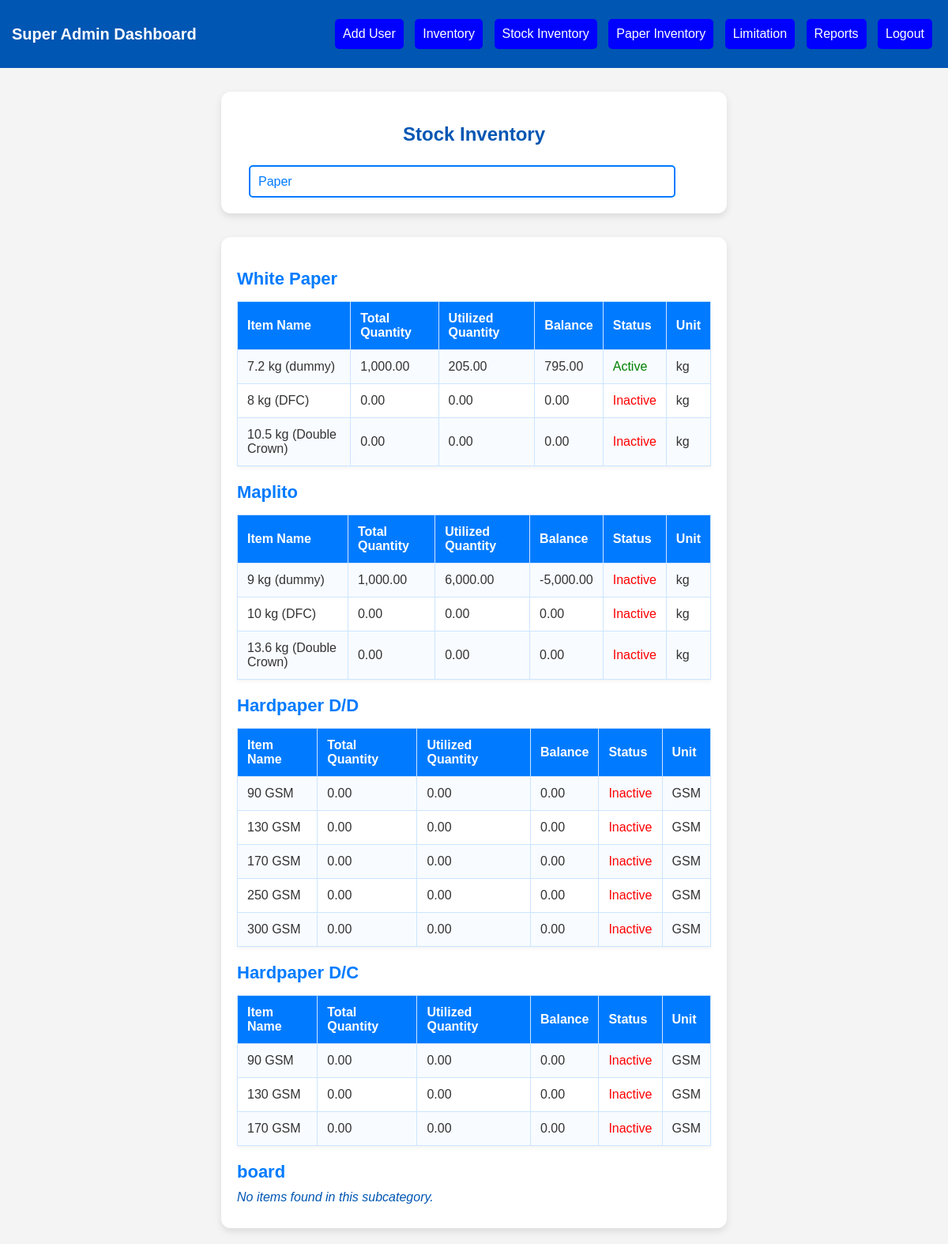
Page /dashboards/stock_inventory.php?category_id=1 on the committed database.
### tables this page shows
CREATE TABLE `inventory_subcategories` (
  `id` int NOT NULL,
  `subcategory_name` varchar(255) NOT NULL,
  `category_id` int DEFAULT NULL
);

CREATE TABLE `inventory_items_copy` (
  `id` int NOT NULL,
  `item_name` varchar(255) NOT NULL,
  `subcategory_id` int DEFAULT NULL,
  `quantity` decimal(10,2) DEFAULT '0.00',
  `unit` varchar(50) DEFAULT NULL,
  `utilised_quantity` decimal(10,2) DEFAULT '0.00',
  `balance` decimal(10,2) GENERATED ALWAYS AS ((`quantity` - `utilised_quantity`)) STORED,
  `active_status` tinyint(1) DEFAULT '1'
);

### dashboards/stock_inventory.php (the view, shortened to what this page needs)
<?php
include '../database/db_connect.php';
$category_query = "SELECT * FROM inventory_categories";
$category_result = $conn->query($category_query);
$category_data = '';
if (isset($_GET['category_id'])) {
    $category_id = $_GET['category_id'];
    $subcategory_query = "SELECT * FROM inventory_subcategories WHERE category_id = ?";
    $stmt = $conn->prepare($subcategory_query);
    $stmt->bind_param("i", $category_id);
    $stmt->execute();
    $subcategory_result = $stmt->get_result();
    if ($subcategory_result->num_rows > 0) {
        while ($subcategory = $subcategory_result->fetch_assoc()) {
            $category_data .= "<h4 class='subcategory-title'>" . htmlspecialchars($subcategory['subcategory_name']) . "</h4>";
            $is_paper = ($category_id == 1);
            $is_plate = ($category_id == 2);
            $items_query = "
                SELECT
                    ii.id,
                    ii.item_name,
                    COALESCE(SUM(i.quantity), 0) AS total_quantity,
                    " . ($is_paper ? "
                        COALESCE((
                            SELECT SUM(js.quantity)
                            FROM job_sheets js
                            WHERE js.type = ii.id
                        ), 0)" : ($is_plate ? "
                        COALESCE((
                            SELECT SUM(js.ctp_quantity)
                            FROM job_sheets js
                            WHERE js.ctp_plate = ii.id
                        ), 0)" : "0")) . " AS utilised_quantity,
                    ii.active_status,
                    ii.unit
                FROM inventory_items_copy ii
                LEFT JOIN inventory i ON i.item_id = ii.id
                WHERE ii.subcategory_id = ?
                GROUP BY ii.id, ii.item_name, ii.active_status, ii.unit";
            $item_stmt = $conn->prepare($items_query);
            $item_stmt->bind_param("i", $subcategory['id']);
            $item_stmt->execute();
            $items_result = $item_stmt->get_result();
            if ($items_result->num_rows > 0) {
                $category_data .= "<table class='inventory-table'>";
                $category_data .= "<tr>
                                    <th>Item Name</th>
                                    <th>Total Quantity</th>
                                    <th>Utilized Quantity</th>
                                    <th>Balance</th>
                                    <th>Status</th>
                                    <th>Unit</th>
                                  </tr>";
                while ($item = $items_result->fetch_assoc()) {
                    $balance = $item['total_quantity'] - $item['utilised_quantity'];
                    $status_text = ($balance <= 0) ? 'Inactive' : 'Active';
                    $status_color = ($balance <= 0) ? 'red' : 'green';
                    $category_data .= "<tr>";
                    $category_data .= "<td>" . htmlspecialchars($item['item_name'] ?? '') . "</td>";
                    $category_data .= "<td>" . number_format($item['total_quantity'], 2) . "</td>";
                    $category_data .= "<td>" . number_format($item['utilised_quantity'], 2) . "</td>";
                    $category_data .= "<td>" . number_format($balance, 2) . "</td>";
                    $category_data .= "<td style='color: $status_color'>$status_text</td>";
                    $category_data .= "<td>" . htmlspecialchars($item['unit'] ?? '') . "</td>";
                    $category_data .= "</tr>";
                }
                $category_data .= "</table>";
            } else {
                $category_data .= "<p class='no-items'>No items found in this subcategory.</p>";
            }
        }
    } else {
        $category_data .= "<p class='no-items'>No subcategories found for this category.</p>";
    }
}
?>
<!DOCTYPE html>
<html lang="en">
<head>
    <link rel="stylesheet" href="../css/style.css">
</head>
<body>
    <div class="navbar">
        <h2 class="brand">Super Admin Dashboard</h2>
        <div class="nav-buttons">
            <button onclick="location.href='../dashboards/add_user.php'">Add User</button>
            <button onclick="location.href='../dashboards/super_inventory.php'">Inventory</button>
            <button onclick="location.href='../dashboards/stock_inventory.php'">Stock Inventory</button>
            <button onclick="location.href='../dashboards/paper_inventory.php'">Paper Inventory</button>
            <button onclick="location.href='../dashboards/set_balance_limits.php'">Limitation</button>
            <button onclick="location.href='../dashboards/reports.php'">Reports</button>
            <button onclick="location.href='../auth/logout.php'">Logout</button>
        </div>
    </div>
    <div class="container">
        <h2>Stock Inventory</h2>
        <select class="category-dropdown" onchange="if (this.value) location.href='?category_id=' + this.value;">
            <?php
            $category_result->data_seek(0);
            while ($category = $category_result->fetch_assoc()): ?>
                <option value="<?php echo $category['id']; ?>" <?php echo (isset($_GET['category_id']) && $_GET['category_id'] == $category['id']) ? 'selected' : ''; ?>>
                    <?php echo htmlspecialchars($category['category_name']); ?>
                </option>
            <?php endwhile; ?>
        </select>
    </div>
    <div class="container">
        <?php echo $category_data; ?>
    </div>
</body>
</html>

### css/style.css (style rules this page uses)
body { font-family: Arial, sans-serif; margin: 0; padding: 0; background-color: #f4f4f4; text-align: center; }
.navbar { background-color: #0056b3; padding: 15px; display: flex; justify-content: space-between; align-items: center; color: white; }
.navbar .brand { font-size: 20px; font-weight: bold; }
.nav-buttons button { background-color: blue; color: white; padding: 10px; margin: 5px; border: none; cursor: pointer; font-size: 16px; border-radius: 5px; }
.container { background: white; width: 50%; margin: 30px auto; padding: 20px; border-radius: 12px; box-shadow: 0 4px 10px rgba(0, 0, 0, 0.1); text-align: left; }
.container h2 { text-align: center; color: #0056b3; margin-bottom: 20px; }
select { width: 100%; max-width: 94%; margin-left: 15px; padding: 12px; font-size: 16px; border: 1px solid #ccc; border-radius: 6px; background-color: white; appearance: none; }
select, input { margin-top: 5px; }
.container { margin-bottom: 20px; }

### dashboards/stock_inventory.php (style rules this page uses)
.category-dropdown { width: 90%; padding: 10px; font-size: 16px; border: 2px solid #007bff; border-radius: 5px; background-color: #ffffff; color: #007bff; cursor: pointer; }
.subcategory-title { color: #007bff; font-size: 22px; margin: 20px 0 10px; }
.inventory-table { width: 100%; border-collapse: collapse; margin: 15px 0; background-color: #ffffff; box-shadow: 0 2px 5px rgba(0, 0, 0, 0.05); }
.inventory-table th, .inventory-table td { border: 1px solid #cce5ff; padding: 12px; text-align: left; }
.inventory-table th { background-color: #007bff; color: white; font-weight: bold; }
.inventory-table td { color: #333; }
.inventory-table tr:nth-child(even) { background-color: #f8fbff; }
.no-items { color: #0056b3; font-style: italic; margin: 10px 0; }

### rows in the picture
inventory_subcategories: subcategory_name "White Paper", shows "Item Name"
inventory_items_copy: item_name "7.2 kg (dummy)", total_quantity "1,000.00", utilised_quantity "205.00", balance "795.00", status_text "Active", unit "kg"
inventory_items_copy: item_name "8 kg (DFC)", total_quantity "0.00", utilised_quantity "0.00", balance "0.00", status_text "Inactive", unit "kg"
inventory_items_copy: item_name "10.5 kg (Double Crown)", total_quantity "0.00", utilised_quantity "0.00", balance "0.00", status_text "Inactive", unit "kg"
inventory_subcategories: subcategory_name "Maplito", shows "Item Name"
inventory_items_copy: item_name "9 kg (dummy)", total_quantity "1,000.00", utilised_quantity "6,000.00", balance "-5,000.00", status_text "Inactive", unit "kg"
inventory_items_copy: item_name "10 kg (DFC)", total_quantity "0.00", utilised_quantity "0.00", balance "0.00", status_text "Inactive", unit "kg"
inventory_items_copy: item_name "13.6 kg (Double Crown)", total_quantity "0.00", utilised_quantity "0.00", balance "0.00", status_text "Inactive", unit "kg"
inventory_subcategories: subcategory_name "Hardpaper D/D", shows "Item Name"
inventory_items_copy: item_name "90 GSM", total_quantity "0.00", utilised_quantity "0.00", balance "0.00", status_text "Inactive", unit "GSM"
inventory_items_copy: item_name "130 GSM", total_quantity "0.00", utilised_quantity "0.00", balance "0.00", status_text "Inactive", unit "GSM"
inventory_items_copy: item_name "170 GSM", total_quantity "0.00", utilised_quantity "0.00", balance "0.00", status_text "Inactive", unit "GSM"
inventory_items_copy: item_name "250 GSM", total_quantity "0.00", utilised_quantity "0.00", balance "0.00", status_text "Inactive", unit "GSM"
inventory_items_copy: item_name "300 GSM", total_quantity "0.00", utilised_quantity "0.00", balance "0.00", status_text "Inactive", unit "GSM"
inventory_subcategories: subcategory_name "Hardpaper D/C", shows "Item Name"
inventory_items_copy: item_name "90 GSM", total_quantity "0.00", utilised_quantity "0.00", balance "0.00", status_text "Inactive", unit "GSM"
inventory_items_copy: item_name "130 GSM", total_quantity "0.00", utilised_quantity "0.00", balance "0.00", status_text "Inactive", unit "GSM"
inventory_items_copy: item_name "170 GSM", total_quantity "0.00", utilised_quantity "0.00", balance "0.00", status_text "Inactive", unit "GSM"
inventory_subcategories: subcategory_name "board", shows "No items found in this subcategory."

### other values in the picture
form field value "Paper"
